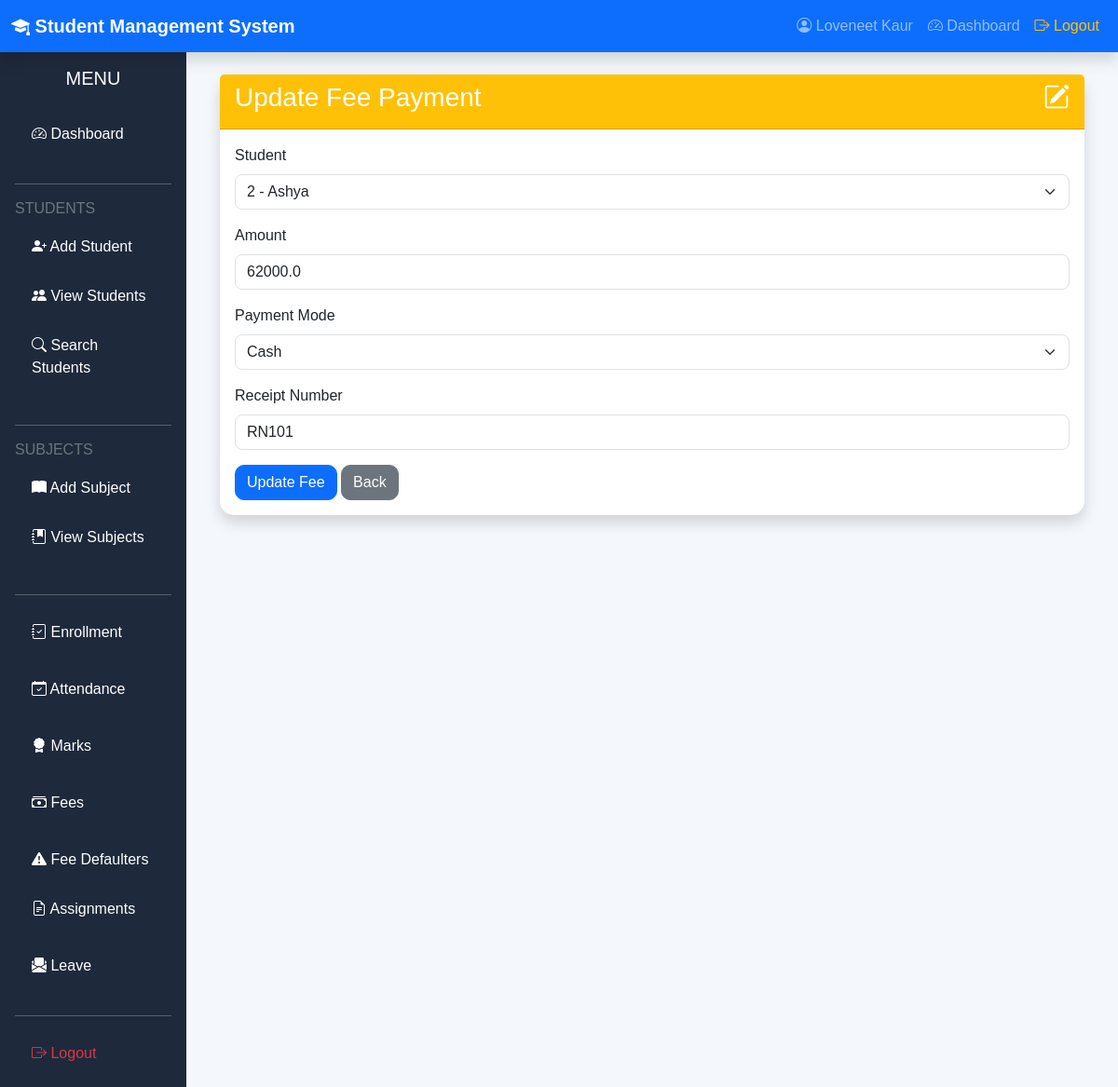
Screenshot of /update_fee/1 (signed in) with the database file from the repository.
### models.py (models this page shows)
class FeePayment(db.Model):
    __tablename__ = "fee_payments"
    id = db.Column(db.Integer, primary_key=True)
    student_id = db.Column(
        db.Integer,
        db.ForeignKey("students.id"),
        nullable=False
    )
    payment_date = db.Column(
        db.Date,
        default=date.today
    )
    amount = db.Column(
        db.Float,
        nullable=False
    )
    payment_mode = db.Column(
        db.String(30)
    )
    receipt_number = db.Column(
        db.String(100),
        unique=True
    )
    student = db.relationship(
        "Students",
        backref="fee_payments"
    )

class Students(db.Model):
    __tablename__ = "students"
    id = db.Column(db.Integer, primary_key=True)
    roll_number = db.Column(db.String(20), unique=True, nullable=False)
    name = db.Column(db.String(100), nullable=False)
    branch = db.Column(db.String(100), nullable=False)
    semester = db.Column(db.String(20), nullable=False)
    phone = db.Column(db.String(15))
    email = db.Column(db.String(120), unique=True)
    photo = db.Column(db.String(255))
    marks = db.Column(db.Float, default=0)
    attendance = db.Column(db.Float, default=0)
    total_fee = db.Column(db.Float, default=0)
    paid_fee = db.Column(db.Float, default=0)
    due_fee = db.Column(db.Float, default=0)
    fee_status = db.Column(db.String(20), default="Pending")
    status = db.Column(db.String(30), default="Active")
    admission_date = db.Column(
        db.Date,
        default=date.today
    )

### routes/fees/crud.py (the view, shortened to what this page needs)
@app.route("/update_fee/<int:id>", methods=["GET", "POST"])
def update_fee(id):
    if "user_id" not in session:
        return redirect("/login")
    payment = FeePayment.query.get_or_404(id)
    students = Students.query.order_by(
        Students.name
    ).all()
    return render_template(
        "update_fee.html",
        payment=payment,
        students=students
    )

### templates/update_fee.html (shortened to what this page needs)
{% extends "base.html" %}
{% block content %}
<div class="container">
<div class="card shadow">
<div class="card-header bg-warning">
<h3>
<i class="bi bi-pencil-square"></i>
Update Fee Payment
</h3>
</div>
<div class="card-body">
<form method="POST">
<div class="mb-3">
<label class="form-label">
Student
</label>
<select
name="student_id"
class="form-select"
required>
{% for student in students %}
<option
value="{{ student.id }}"
{% if student.id==payment.student_id %}
selected
{% endif %}>
{{ student.roll_number }}
-
</option>
{% endfor %}
</select>
</div>
<div class="mb-3">
<label class="form-label">
Amount
</label>
<input
type="number"
name="amount"
class="form-control"
value="{{ payment.amount }}"
step="0.01"
required>
</div>
<div class="mb-3">
<label class="form-label">
Payment Mode
</label>
<select
name="payment_mode"
class="form-select">
<option value="Cash"
{% if payment.payment_mode=="Cash" %}
selected
{% endif %}>
Cash
</option>
</select>
</div>
<div class="mb-3">
<label class="form-label">
Receipt Number
</label>
<input
type="text"
name="receipt_number"
class="form-control"
value="{{ payment.receipt_number }}"
required>
</div>
<button class="btn btn-primary">
Update Fee
</button>
<a href="/fee_history"
class="btn btn-secondary">
Back
</a>
</form>
</div>
</div>
</div>
{% endblock %}

### static/css/style.css (style rules this page uses)
body { background:#f4f6f9; font-family:Arial, Helvetica, sans-serif; }
.card { border:none; border-radius:12px; box-shadow:0 2px 10px rgba(0,0,0,.08); }
.card-header { font-weight:bold; }
.btn { border-radius:8px; }
.form-control, .form-select { border-radius:8px; }
body { background:#f4f7fb; }
.card { border:none; border-radius:15px; transition:.3s; }
.card-header { background:#0d6efd; color:white; font-weight:bold; }
.btn { border-radius:10px; }
.card i { float:right; }

### rows the page displays
FeePayment: student_id "2 - Ashya", amount "62000.0", payment_mode "Cash", receipt_number "RN101"

### other values shown
{{ session["username"] }} "Loveneet Kaur"
